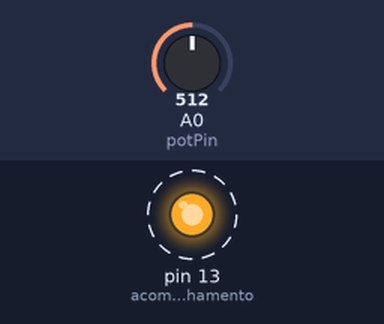
A sketch run on a simulated Arduino Uno, built with avr-gcc and run on an emulated ATmega328P. On the bench: output pins drawn as LEDs (lit = HIGH). Dashed ring = blinking. The inputs (shaded band) are chosen by the test bench; at power-on: A0 (potPin) = 512. What the sketch prints to the serial monitor is not drawn.

Above: at 0.05 s.
Timing chart, 0 to 3.0 s (numbered marks = the images above):
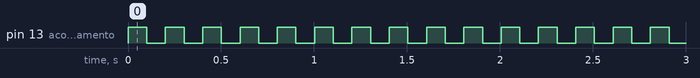

The sketch:

teste.ino
```cpp
// Definição do pino do potenciômetro
const int potPin = A0;
const int acompanhamento = 13;

void setup() {
    Serial.begin(9600); // Inicializa a comunicação serial
    pinMode(acompanhamento, OUTPUT);
    digitalWrite(acompanhamento, LOW);
}

void loop() {
    int valor = analogRead(potPin); // Lê o valor do potenciômetro (0-1023)
    Serial.println(valor); // Envia o valor para o PC via Serial
    digitalWrite(acompanhamento, !digitalRead(acompanhamento));
    delay(100); // Aguarda 100ms antes de enviar o próximo valor
}
```

Measured:
- by itself, pin 13 (acompanhamento): alternates HIGH for 0.10 s and LOW for 0.10 s
